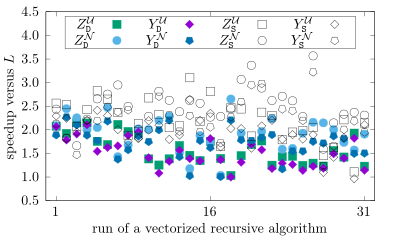

This figure's gnuplot source:
set term cairolatex pdf standalone header "\\usepackage{amsmath,amsfonts}" color font ", 10" size 10cm,6cm
set output "fig5.tex"

set key top center horizontal box spacing 1.45

set xrange [0:32]
set xlabel "run of a vectorized recursive algorithm"
set xtics ("1" 1, "16" 16, "31" 31)
set yrange [0.5:4.5]
set ytics ("0.5" 0.5, "1.0" 1.0, "1.5" 1.5, "2.0" 2.0, "2.5" 2.5, "3.0" 3.0, "3.5" 3.5, "4.0" 4.0, "4.5" 4.5)
set ylabel "speedup versus $L$"

set datafile columnheaders
plot "ud.csv" using 1:($8/$32) with points title "$Z_{\\mathtt{D}}^{\\mathcal{U}}$" pointtype 5 linetype 2, \
     "nd.csv" using 1:($8/$32) with points title "$Z_{\\mathtt{D}}^{\\mathcal{N}}$" pointtype 7 linetype 3, \
     "ud.csv" using 1:($8/$29) with points title "$Y_{\\mathtt{D}}^{\\mathcal{U}}$" pointtype 13 linetype 1, \
     "nd.csv" using 1:($8/$29) with points title "$Y_{\\mathtt{D}}^{\\mathcal{N}}$" pointtype 15 linetype 6, \
     "us.csv" using 1:($8/$32) with points title "$Z_{\\mathtt{S}}^{\\mathcal{U}}$" pointtype 4 linetype 0, \
     "ns.csv" using 1:($8/$32) with points title "$Z_{\\mathtt{S}}^{\\mathcal{N}}$" pointtype 6 linetype 0, \
     "us.csv" using 1:($8/$29) with points title "$Y_{\\mathtt{S}}^{\\mathcal{U}}$" pointtype 12 linetype 0, \
     "ns.csv" using 1:($8/$29) with points title "$Y_{\\mathtt{S}}^{\\mathcal{N}}$" pointtype 14 linetype 0
